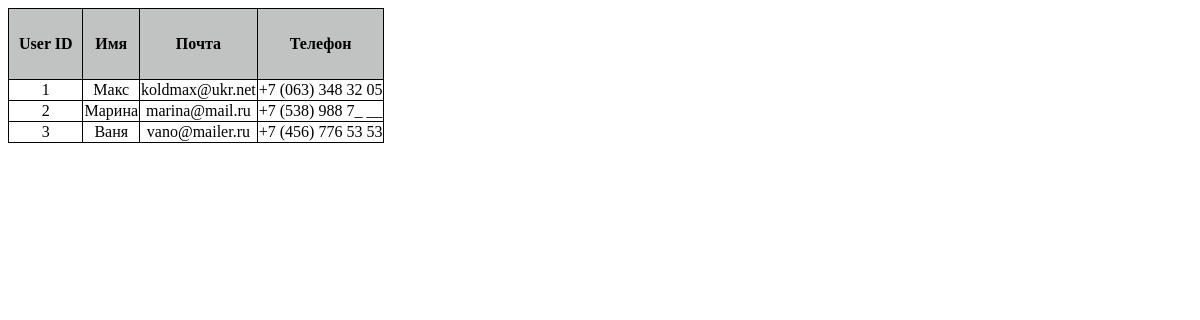
The page /burgers/admin/admin_users.php on the database its author committed.
### tables this page shows
CREATE TABLE `users` (
  `user_id` int(11) UNSIGNED NOT NULL,
  `name` varchar(255) NOT NULL,
  `email` varchar(255) NOT NULL,
  `phone` char(18) NOT NULL
);

### burgers/admin/admin_users.php (the view, shortened to what this page needs)
<!doctype html>
<html lang="ru">
<head>
    <link rel="stylesheet" href="../css/admin.css">
</head>
<body>
<?php
try {
    $PDO = new PDO("mysql:host=localhost;dbname=vp_burgershop", 'root', '');
} catch (PDOException $e) {
    echo $e->getMessage();
    die;
}
$adminQuery = $PDO->query("SELECT * FROM `users`");
$adminQueryResult = $adminQuery->fetchAll(PDO::FETCH_ASSOC);
echo '<table class="admin"><tr><th>User ID</th><th>Имя</th><th>Почта</th><th>Телефон</th></tr>';
foreach ($adminQueryResult as $users ) {
    echo '<tr>';
    foreach ($users as $user) {
        echo '<td>' . $user . '</td>';
    }
    echo '</tr>';
}
echo '</table>';
?>
</body>
</html>

### burgers/css/admin.css (style rules this page uses)
.admin, th, td { border: 1px solid black; border-collapse: collapse; text-align: center; word-wrap: break-word; }
th { background: #c1c2c2; height: 50px; padding: 10px; }
th, td { max-width: 300px; }

### rows shown on the page
users: user_id "1", name "Макс", email "koldmax@ukr.net", phone "+7 (063) 348 32 05"
users: user_id "2", name "Марина", email "marina@mail.ru", phone "+7 (538) 988 7_ __"
users: user_id "3", name "Ваня", email "vano@mailer.ru", phone "+7 (456) 776 53 53"
